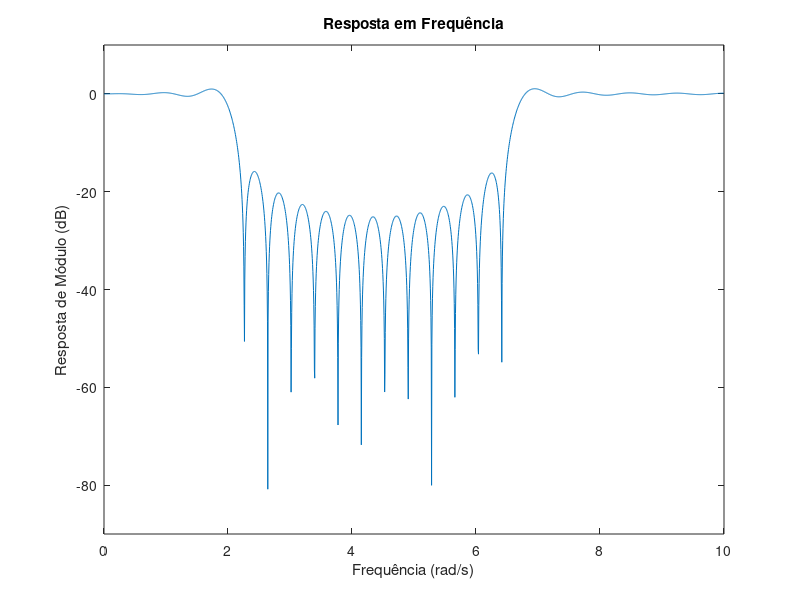
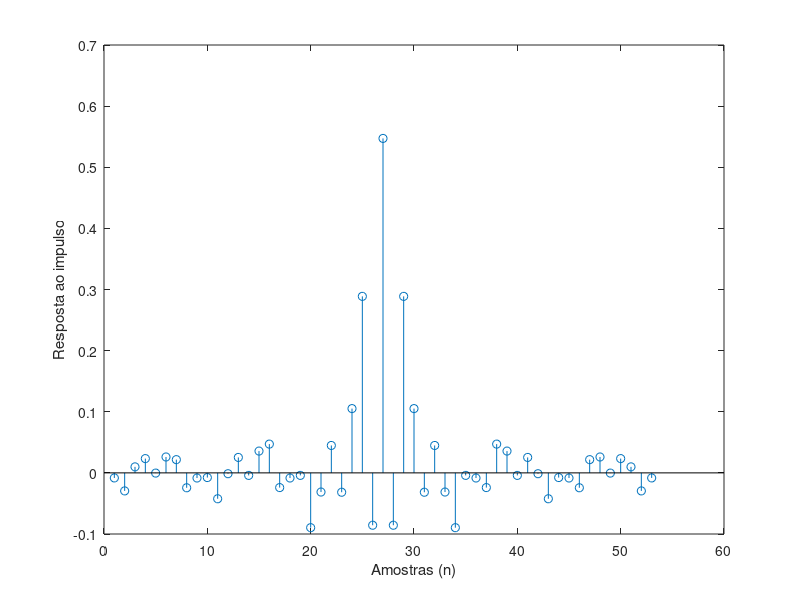

Here is the MATLAB script that generated these plots, in order:
clear all; close all; clc;

% Parâmetros do filtro passa-faixa
M = 52;           % Comprimento do filtro menos um
N = M + 1;        % Comprimento total do filtro
Omega_r1 = 3;     % Frequência de corte inferior da banda de rejeição
Omega_p1 = 2;     % Frequência de corte inferior da banda de passagem
Omega_p2 = 8;     % Frequência de corte superior da banda de passagem
Omega_r2 = 7;     % Frequência de corte superior da banda de rejeição
Omega_s = 20.0;   % Frequência de amostragem

% Calcular índices de truncamento
kp1 = floor(N * Omega_p1 / Omega_s);
kr1 = floor(N * Omega_r1 / Omega_s);
kp2 = floor(N * Omega_p2 / Omega_s);
kr2 = floor(N * Omega_r2 / Omega_s);

% Ajusta kp se a diferença entre kr e kp for maior do que 1
if (kr1 - kp1) > 1
    kp1 = kr1 - 1;
end

% Ajusta kp se a diferença entre kr e kp for maior do que 1
if (kr2 - kp2) > 1
    kp2 = kr2 - 1;
end

A = ones(1, N);
A(kr1:kr2) = 0;

h = zeros(1, N);

k = 1:M/2;

for n = 0:M
    h(n+1) = A(1) + 2 * sum((-1).^k .* A(k+1) .* cos(pi * k * (1 + 2*n) / N));
end

h = h ./ N;

% Calcular resposta em frequência
[H, w] = freqz(h, 1, 2048, Omega_s);

% Plotar resposta em frequência
figure;
plot(w, 20*log10(abs(H)));
axis([0 10 -90 10]);
ylabel('Resposta de Módulo (dB)');
xlabel('Frequência (rad/s)');
title('Resposta em Frequência');

% Plotando a resposta ao impulso
figure(2)
stem(h)
ylabel('Resposta ao impulso')
xlabel('Amostras (n)')


